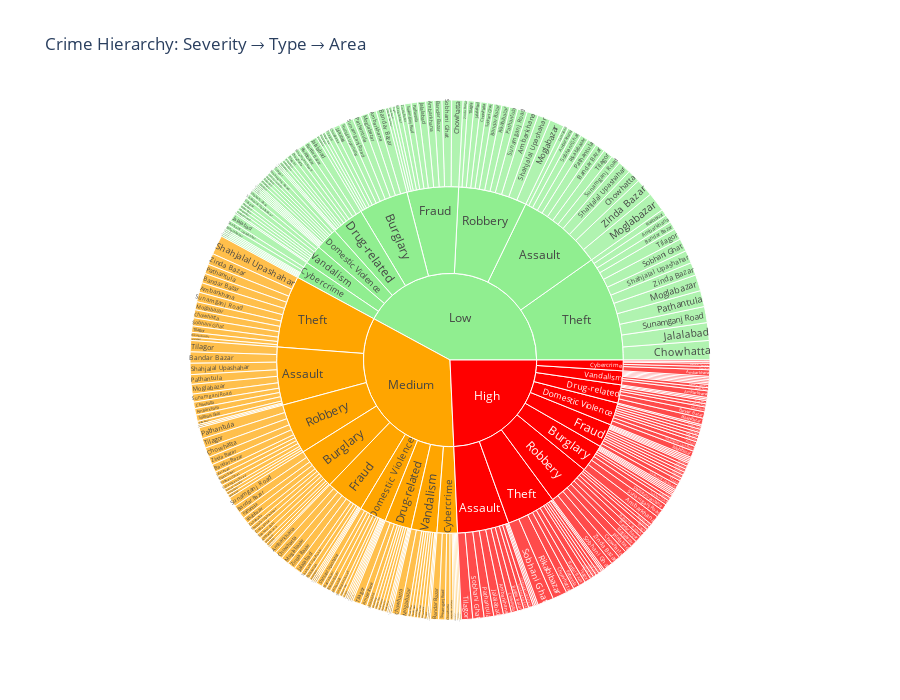

Notebook code cell kept with this figure:
### Code cell
# Sunburst chart - Crime hierarchy
fig = px.sunburst(crime_data, path=['Severity', 'Crime_Type', 'Area'], 
                  title='Crime Hierarchy: Severity → Type → Area',
                  color='Severity',
                  color_discrete_map={'Low': 'lightgreen', 'Medium': 'orange', 'High': 'red'})
fig.update_layout(height=700)
fig.write_html('/Users/nazmul/Desktop/Project/crime-sylhet-analysis/visualizations/crime_sunburst.html')
fig.show()

print(" Interactive sunburst saved as: visualizations/crime_sunburst.html")

### Figure 1 — Plotly figure (JSON) as saved in the notebook; plotly's stock layout.template omitted (floating-point values rounded to 4 significant figures; data arrays with more than 128 entries replaced by an {"elided": "..."} marker saying what was removed)
{"data": [{"branchvalues": "total", "customdata": {"elided": "315x1 str values"}, "domain": {"x": [0, 1], "y": [0, 1]}, "hovertemplate": "labels=%{label}<br>count=%{value}<br>parent=%{parent}<br>id=%{id}<br>Severity=%{customdata[0]}<extra></extra>", "ids": {"elided": "315 str values"}, "labels": {"elided": "315 str values"}, "marker": {"colors": {"elided": "315 str values"}}, "name": "", "parents": {"elided": "315 str values"}, "type": "sunburst", "values": {"elided": "315 int values"}}], "layout": {"height": 700, "legend": {"tracegroupgap": 0}, "title": {"text": "Crime Hierarchy: Severity → Type → Area"}}}
